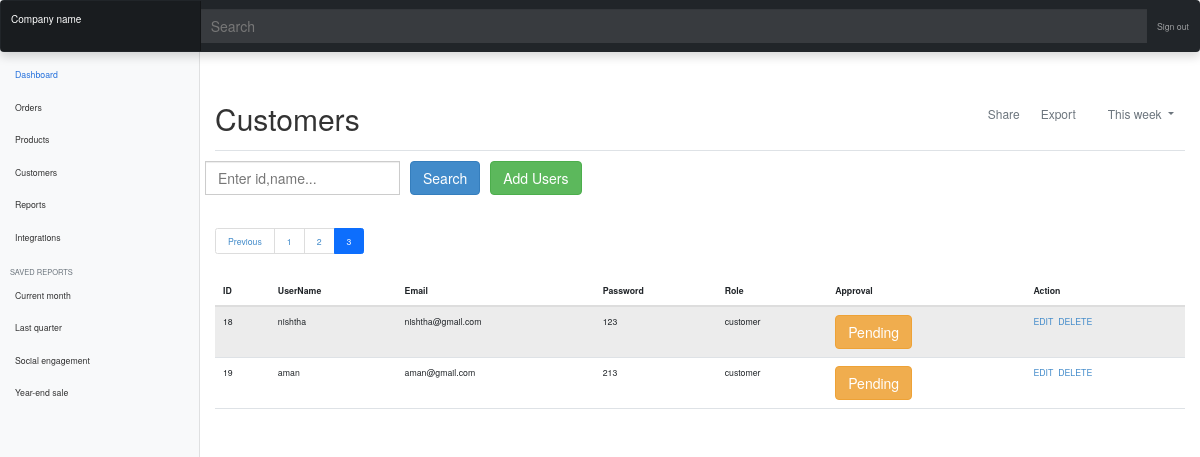
/customers.php?page=3, run on the app's committed database.
### tables this page shows
CREATE TABLE `users` (
  `id` int NOT NULL,
  `userName` varchar(50) NOT NULL,
  `email` varchar(50) NOT NULL,
  `password` varchar(50) NOT NULL,
  `type` varchar(50) NOT NULL,
  `approved` varchar(50) NOT NULL
);

### classes/DB.php (called while the page is built, shortened)
<?php
class DB
{
    public static $instance;
    public static function getInstance()
    {
        if (!isset(self::$instance)) {
            try {
                self::$instance = new PDO("mysql:host=" . DBHOST . ";dbname=" . DBNAME, DBUSER, DBPASS);
                self::$instance->setAttribute(PDO::ATTR_ERRMODE, PDO::ERRMODE_EXCEPTION);
                return self::$instance;
            } catch (PDOException $e) {
                return $e->getMessage();
            }
        }
        return self::$instance;
    }
}

### classes/User.php (the view, shortened to what this page needs)
<?php
require "DB.php";
class User extends DB
{
    public static function user_display()
    {
        $sql1 = "select count(*) from users";
        $total_records = DB::getInstance()->query($sql1)->fetchColumn();
        $limit = 3;
        $total_page = ceil($total_records / $limit);
        if(isset($_GET["page"]))
        {
        $current_page = $_GET["page"];
        }
        else{
            $current_page = 1;
        }
        $offset= ($current_page - 1) * $limit;
        $sql = "select * from users LIMIT $offset , $limit";
        $data = DB::getInstance()->query($sql);
        $html = "<br>";
        $btn1= "";
        while ($row = $data->fetch(PDO::FETCH_OBJ)) {
            if ($row->approved == '1')
            {
                $btn1 = "<form action='adminApproval.php' method='get'><input type=hidden name='uid' value='$row->id'><button class='btn btn-success' type='submit' name='btnid' value='$row->approved'>Approved</button> </form>";
            }
            else{
                $btn1 = "<form action='adminApproval.php' method='get'><input type=hidden name='uid' value='$row->id'><button class='btn btn-warning' type='submit' name='btnid' value='$row->approved'>Pending</button> </form>";
            }
            $html.= '<tr><td>'.$row->id.'</td><td>'.$row->userName.'</td><td>'.$row->email.'</td><td>'.$row->password.'</td><td>'.$row->type.'</td><td>'.$btn1.'</td><td><a href = "../editUser.php?id='.$row->id.'">EDIT</a>&nbsp;&nbsp;<a href = "../delete_user.php?id='.$row->id.'">DELETE</a></td>
            </tr>';
        }
        $html .= '<nav aria-label="Page navigation example"><ul class="pagination">';
        if($current_page > 1)
        {
            $html .= '<li class="page-item"><a class="page-link" href="customers.php?page='.($current_page-1).'">Previous</a></li>';
        }
        for($i=1 ; $i<= $total_page; $i++)
        {
            if($i == $current_page)
            {
                $active = "active";
            }
            else
            {
                $active = "";
            }
          $html .='<li class="page-item '.$active.'"><a class="page-link" href="customers.php?page='.$i.'">'.$i.'</a></li>';
        }
        $html .= '</ul> </nav>';
        echo $html;
    }
}

### assets/css/dashboard.css (style rules this page uses)
body { font-size: .875rem; }

### data on the page
users: id "18", userName "nishtha", email "nishtha@gmail.com", password "123", type "customer", $row->approved 0 (drawn)
users: id "19", userName "aman", email "aman@gmail.com", password "213", type "customer", $row->approved 0 (drawn)
